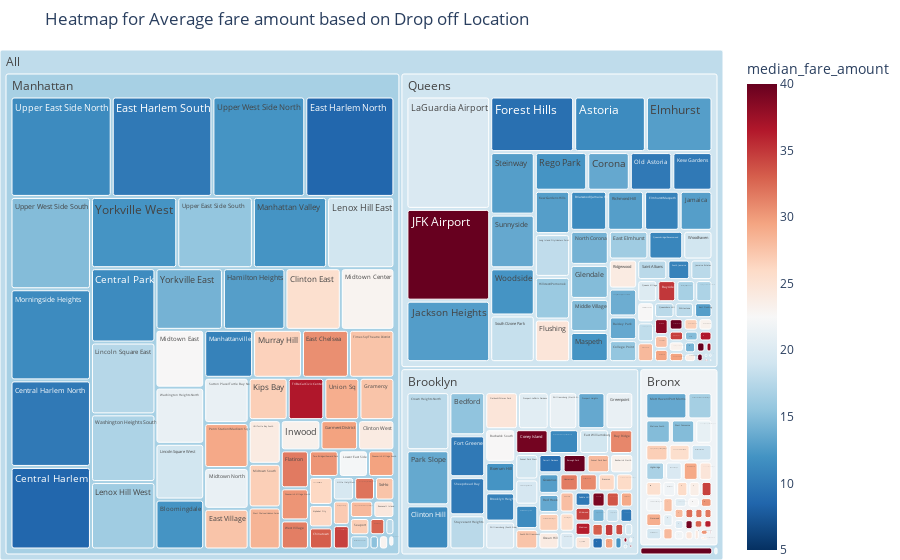

Source (notebook cell):
### Markdown cell above
## Amount Distribution

### Code cell
import plotly.express as px

puzone_amount = df.groupby(['DOBorough', 'DOZone']).agg(trip_count=('fare_amount', 'count'), 
                                                        total_fare_amount=('fare_amount', 'sum'),
                                                        avg_fare_amount=('fare_amount', 'mean'),
                                                        median_fare_amount=('fare_amount', 'median')
                                                        ).sort_values(by='total_fare_amount', ascending=False).reset_index().round(2)

fig = px.treemap(puzone_amount, 
                 path=[px.Constant("All"), 'DOBorough', 'DOZone'], 
                 values='total_fare_amount', 
                 color='median_fare_amount',
                 color_continuous_scale='RdBu_r',
                 range_color=[5, 40],
                 custom_data=['trip_count', 'median_fare_amount'],
                 title='Heatmap for Average fare amount based on Drop off Location')
fig.update_traces(hovertemplate='<b>%{label}</b><br>Total Fare: %{value}<br>Trip Count: %{customdata[0]}<br>Median Fare: %{customdata[1]:.2f}')
fig.update_layout(margin = dict(t=50, l=0, r=0, b=0))
fig.update_traces(marker=dict(cornerradius=2))
fig.show()

### Figure 1 — Plotly figure (JSON) as saved in the notebook; plotly's stock layout.template omitted (floating-point values rounded to 4 significant figures; data arrays with more than 128 entries replaced by an {"elided": "..."} marker saying what was removed)
{"data": [{"branchvalues": "total", "customdata": {"elided": "249x2 mixed values"}, "domain": {"x": [0, 1], "y": [0, 1]}, "hovertemplate": "<b>%{label}</b><br>Total Fare: %{value}<br>Trip Count: %{customdata[0]}<br>Median Fare: %{customdata[1]:.2f}", "ids": {"elided": "249 str values"}, "labels": {"elided": "249 str values"}, "marker": {"coloraxis": "coloraxis", "colors": {"elided": "249 float values"}, "cornerradius": 2}, "name": "", "parents": {"elided": "249 str values"}, "type": "treemap", "values": {"elided": "249 float values"}}], "layout": {"coloraxis": {"cmax": 40, "cmin": 5, "colorbar": {"title": {"text": "median_fare_amount"}}, "colorscale": [[0, "rgb(5,48,97)"], [0.1, "rgb(33,102,172)"], [0.2, "rgb(67,147,195)"], [0.3, "rgb(146,197,222)"], [0.4, "rgb(209,229,240)"], [0.5, "rgb(247,247,247)"], [0.6, "rgb(253,219,199)"], [0.7, "rgb(244,165,130)"], [0.8, "rgb(214,96,77)"], [0.9, "rgb(178,24,43)"], [1, "rgb(103,0,31)"]]}, "legend": {"tracegroupgap": 0}, "margin": {"b": 0, "l": 0, "r": 0, "t": 50}, "title": {"text": "Heatmap for Average fare amount based on Drop off Location"}}}
